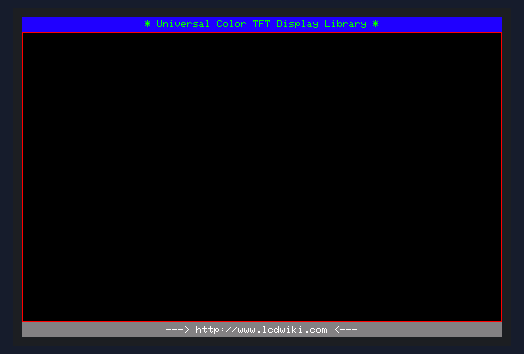
Simulated run of this sketch. Board: Arduino Uno, built with avr-gcc and run on an emulated ATmega328P. Parts: 480×320 colour display. What the sketch prints to the serial monitor is not drawn.

Above: at 0.5 s.
At 2.8 s:
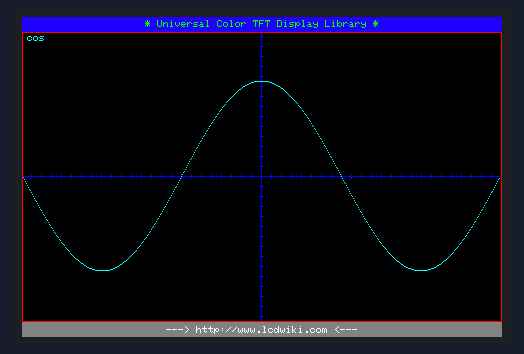
At 5.0 s:
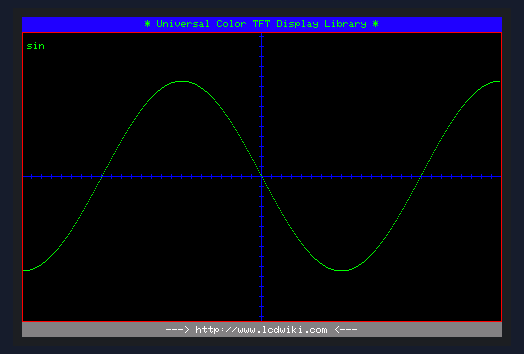
At 7.3 s:
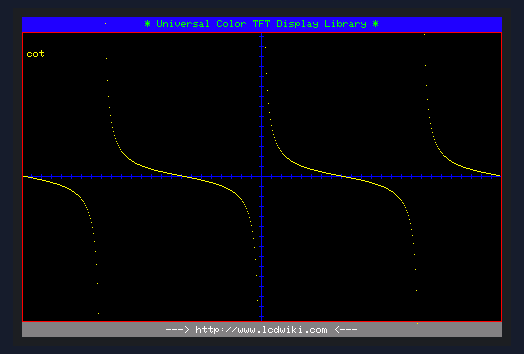
At 14.1 s:
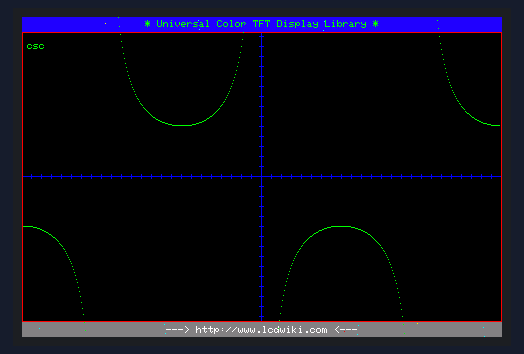
At 29.2 s:
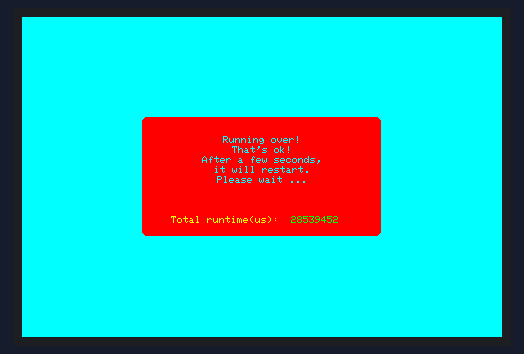

Measured:
- what the display in image 0 shows lasts 2.2 s, from 0.5 s to 2.7 s
- what the display in image 1 shows lasts 2.0 s, from 2.7 s to 4.7 s
- what the display in image 5 shows lasts 10.0 s, from 29.2 s to 39.2 s

The sketch:

sketch_mar19a23.ino
```cpp
#include <LCDWIKI_GUI.h> //Core graphics library
#include <LCDWIKI_KBV.h> //Hardware-specific library
//#include <MCUFRIEND_kbv.h>
//if the IC model is known or the modules is unreadable,you can use this constructed function
LCDWIKI_KBV my_lcd(ILI9486,A3,A2,A1,A0,A4); //model,cs,cd,wr,rd,reset
//MCUFRIEND_kbv tft;
//if the IC model is not known and the modules is readable,you can use this constructed function
//LCDWIKI_KBV my_lcd(320,480,A3,A2,A1,A0,A4);//width,height,cs,cd,wr,rd,reset

#define BLACK   0x0000
#define BLUE    0x001F
#define RED     0xF800
#define GREEN   0x07E0
#define CYAN    0x07FF
#define MAGENTA 0xF81F
#define YELLOW  0xFFE0
#define WHITE   0xFFFF
//#define tft     my_lcd

void show_string(uint8_t *str,int16_t x,int16_t y,uint8_t csize,uint16_t fc, uint16_t bc,boolean mode)
{
    my_lcd.Set_Text_Mode(mode);
    my_lcd.Set_Text_Size(csize);
    my_lcd.Set_Text_colour(fc);
    my_lcd.Set_Text_Back_colour(bc);
    my_lcd.Print_String(str,x,y);
}

//display main surface
unsigned long show_text(void)
{
    unsigned long time_start = micros();
    my_lcd.Set_Draw_color(32, 0,255);
    my_lcd.Fill_Rectangle(0, 0, my_lcd.Get_Display_Width()-1, 14);
    show_string("* Universal Color TFT Display Library *",CENTER,3,1,0x07E0, 0,1);

    my_lcd.Set_Draw_color(128, 128, 128);
    my_lcd.Fill_Rectangle(0, my_lcd.Get_Display_Height()-15, my_lcd.Get_Display_Width()-1, my_lcd.Get_Display_Height()-1);
    show_string("---> http://www.lcdwiki.com <---",CENTER,my_lcd.Get_Display_Height()-11,1,0xFFFF, 0,1);

    my_lcd.Set_Draw_color(255, 0, 0);
    my_lcd.Draw_Rectangle(0, 15, my_lcd.Get_Display_Width()-1, my_lcd.Get_Display_Height()-16);
    return micros() - time_start;
}

//display triangle functions -(sin)
unsigned long show_triangle_function_sin(void)
{
     uint16_t i;
     unsigned long time_start = micros();
     // Draw crosshairs
     my_lcd.Set_Draw_color(0, 0, 255);
     my_lcd.Draw_Fast_VLine(my_lcd.Get_Display_Width()/2-1, 16, my_lcd.Get_Display_Height()- 32);
     my_lcd.Draw_Fast_HLine(1, my_lcd.Get_Display_Height()/2-1, my_lcd.Get_Display_Width()-2);
     for(i = 1;i <= (my_lcd.Get_Display_Height()- 32)/2/10;i++)
     {
         my_lcd.Draw_Fast_HLine(my_lcd.Get_Display_Width()/2-1-2, my_lcd.Get_Display_Height()/2-1-i*10, 5);
         my_lcd.Draw_Fast_HLine(my_lcd.Get_Display_Width()/2-1-2, my_lcd.Get_Display_Height()/2-1+i*10, 5);
     }
     for(i = 1;i <= (my_lcd.Get_Display_Width()-2)/2/10;i++)
     {
         my_lcd.Draw_Fast_VLine(my_lcd.Get_Display_Width()/2-1-i*10, my_lcd.Get_Display_Height()/2-1-2, 5);
         my_lcd.Draw_Fast_VLine(my_lcd.Get_Display_Width()/2-1+i*10, my_lcd.Get_Display_Height()/2-1-2, 5);
     }

     // Draw sin lines
     show_string("cos",5,17,1,0x07FF, 0,0);
     my_lcd.Set_Draw_color(0, 255, 255);
     for (i=1; i<my_lcd.Get_Display_Width()-2; i++)
     {
        my_lcd.Draw_Pixel(i, my_lcd.Get_Display_Height()/2-1+(sin(((i*1.13)*3.14)/180)*95));
     }


     return micros()-time_start;
}

//display triangle functions -(cos)
unsigned long show_triangle_function_cos(void)
{
     uint16_t i;
     unsigned long time_start = micros();
     // Draw crosshairs
     my_lcd.Set_Draw_color(0, 0, 255);
     my_lcd.Draw_Fast_VLine(my_lcd.Get_Display_Width()/2-1, 16, my_lcd.Get_Display_Height()- 32);
     my_lcd.Draw_Fast_HLine(1, my_lcd.Get_Display_Height()/2-1, my_lcd.Get_Display_Width()-2);
     for(i = 1;i <= (my_lcd.Get_Display_Height()- 32)/2/10;i++)
     {
         my_lcd.Draw_Fast_HLine(my_lcd.Get_Display_Width()/2-1-2, my_lcd.Get_Display_Height()/2-1-i*10, 5);
         my_lcd.Draw_Fast_HLine(my_lcd.Get_Display_Width()/2-1-2, my_lcd.Get_Display_Height()/2-1+i*10, 5);
     }
     for(i = 1;i <= (my_lcd.Get_Display_Width()-2)/2/10;i++)
     {
         my_lcd.Draw_Fast_VLine(my_lcd.Get_Display_Width()/2-1-i*10, my_lcd.Get_Display_Height()/2-1-2, 5);
         my_lcd.Draw_Fast_VLine(my_lcd.Get_Display_Width()/2-1+i*10, my_lcd.Get_Display_Height()/2-1-2, 5);
     }

     // Draw cos lines
     show_string("sin",5,25,1,0x07E0, 0,0);
     my_lcd.Set_Draw_color(0, 255, 0);
     for (i=1; i<my_lcd.Get_Display_Width()-2; i++)
     {
        my_lcd.Draw_Pixel(i, my_lcd.Get_Display_Height()/2-1+(cos(((i*1.13)*3.14)/180)*95));
     }


     return micros()-time_start;
}

//display triangle functions -(tan)
unsigned long show_triangle_function_tan(void)
{
     uint16_t i;
     unsigned long time_start = micros();
     // Draw crosshairs
     my_lcd.Set_Draw_color(0, 0, 255);
     my_lcd.Draw_Fast_VLine(my_lcd.Get_Display_Width()/2-1, 16, my_lcd.Get_Display_Height()- 32);
     my_lcd.Draw_Fast_HLine(1, my_lcd.Get_Display_Height()/2-1, my_lcd.Get_Display_Width()-2);
     for(i = 1;i <= (my_lcd.Get_Display_Height()- 32)/2/10;i++)
     {
         my_lcd.Draw_Fast_HLine(my_lcd.Get_Display_Width()/2-1-2, my_lcd.Get_Display_Height()/2-1-i*10, 5);
         my_lcd.Draw_Fast_HLine(my_lcd.Get_Display_Width()/2-1-2, my_lcd.Get_Display_Height()/2-1+i*10, 5);
     }
     for(i = 1;i <= (my_lcd.Get_Display_Width()-2)/2/10;i++)
     {
         my_lcd.Draw_Fast_VLine(my_lcd.Get_Display_Width()/2-1-i*10, my_lcd.Get_Display_Height()/2-1-2, 5);
         my_lcd.Draw_Fast_VLine(my_lcd.Get_Display_Width()/2-1+i*10, my_lcd.Get_Display_Height()/2-1-2, 5);
     }

     // Draw tan lines
     show_string("cot",5,33,1,0xFFE0, 0,0);
     my_lcd.Set_Draw_color(255, 255, 0);
     for (i=1; i<my_lcd.Get_Display_Width()-2; i++)
     {
        my_lcd.Draw_Pixel(i,my_lcd.Get_Display_Height()/2-1+(tan(((i*1.13)*3.14)/180)*10));
     }


     return micros()-time_start;
}

//display triangle functions -(cot)
unsigned long show_triangle_function_cot(void)
{
     uint16_t i;
     unsigned long time_start = micros();
     // Draw crosshairs
     my_lcd.Set_Draw_color(0, 0, 255);
     my_lcd.Draw_Fast_VLine(my_lcd.Get_Display_Width()/2-1, 16, my_lcd.Get_Display_Height()- 32);
     my_lcd.Draw_Fast_HLine(1, my_lcd.Get_Display_Height()/2-1, my_lcd.Get_Display_Width()-2);
     for(i = 1;i <= (my_lcd.Get_Display_Height()- 32)/2/10;i++)
     {
         my_lcd.Draw_Fast_HLine(my_lcd.Get_Display_Width()/2-1-2, my_lcd.Get_Display_Height()/2-1-i*10, 5);
         my_lcd.Draw_Fast_HLine(my_lcd.Get_Display_Width()/2-1-2, my_lcd.Get_Display_Height()/2-1+i*10, 5);
     }
     for(i = 1;i <= (my_lcd.Get_Display_Width()-2)/2/10;i++)
     {
         my_lcd.Draw_Fast_VLine(my_lcd.Get_Display_Width()/2-1-i*10, my_lcd.Get_Display_Height()/2-1-2, 5);
         my_lcd.Draw_Fast_VLine(my_lcd.Get_Display_Width()/2-1+i*10, my_lcd.Get_Display_Height()/2-1-2, 5);
     }

     // Draw cot lines
     show_string("tan",5,41,1,0xF800, 0,0);
     my_lcd.Set_Draw_color(255, 0, 0);
     for (i=1; i<my_lcd.Get_Display_Width()-2; i++)
     {
        my_lcd.Draw_Pixel(i,my_lcd.Get_Display_Height()/2-1+1/(tan(((i*1.13)*3.14)/180)*0.1));
     }


     return micros()-time_start;
}

//display triangle functions -(csc)
unsigned long show_triangle_function_csc(void)
{
     uint16_t i;
     unsigned long time_start = micros();
     // Draw crosshairs
     my_lcd.Set_Draw_color(0, 0, 255);
     my_lcd.Draw_Fast_VLine(my_lcd.Get_Display_Width()/2-1, 16, my_lcd.Get_Display_Height()- 32);
     my_lcd.Draw_Fast_HLine(1, my_lcd.Get_Display_Height()/2-1, my_lcd.Get_Display_Width()-2);
     for(i = 1;i <= (my_lcd.Get_Display_Height()- 32)/2/10;i++)
     {
         my_lcd.Draw_Fast_HLine(my_lcd.Get_Display_Width()/2-1-2, my_lcd.Get_Display_Height()/2-1-i*10, 5);
         my_lcd.Draw_Fast_HLine(my_lcd.Get_Display_Width()/2-1-2, my_lcd.Get_Display_Height()/2-1+i*10, 5);
     }
     for(i = 1;i <= (my_lcd.Get_Display_Width()-2)/2/10;i++)
     {
         my_lcd.Draw_Fast_VLine(my_lcd.Get_Display_Width()/2-1-i*10, my_lcd.Get_Display_Height()/2-1-2, 5);
         my_lcd.Draw_Fast_VLine(my_lcd.Get_Display_Width()/2-1+i*10, my_lcd.Get_Display_Height()/2-1-2, 5);
     }

     // Draw csc lines
     show_string("sec",5,17,1,0x07FF, 0,0);
     my_lcd.Set_Draw_color(0, 255, 255);
     for (i=1; i<my_lcd.Get_Display_Width()-2; i++)
     {
        my_lcd.Draw_Pixel(i, my_lcd.Get_Display_Height()/2-1+(50/(sin(((i*1.13)*3.14)/180))));
     }


     return micros()-time_start;
}

//display triangle functions -(sec)
unsigned long show_triangle_function_sec(void)
{
     uint16_t i;
     unsigned long time_start = micros();
     // Draw crosshairs
     my_lcd.Set_Draw_color(0, 0, 255);
     my_lcd.Draw_Fast_VLine(my_lcd.Get_Display_Width()/2-1, 16, my_lcd.Get_Display_Height()- 32);
     my_lcd.Draw_Fast_HLine(1, my_lcd.Get_Display_Height()/2-1, my_lcd.Get_Display_Width()-2);
     for(i = 1;i <= (my_lcd.Get_Display_Height()- 32)/2/10;i++)
     {
         my_lcd.Draw_Fast_HLine(my_lcd.Get_Display_Width()/2-1-2, my_lcd.Get_Display_Height()/2-1-i*10, 5);
         my_lcd.Draw_Fast_HLine(my_lcd.Get_Display_Width()/2-1-2, my_lcd.Get_Display_Height()/2-1+i*10, 5);
     }
     for(i = 1;i <= (my_lcd.Get_Display_Width()-2)/2/10;i++)
     {
         my_lcd.Draw_Fast_VLine(my_lcd.Get_Display_Width()/2-1-i*10, my_lcd.Get_Display_Height()/2-1-2, 5);
         my_lcd.Draw_Fast_VLine(my_lcd.Get_Display_Width()/2-1+i*10, my_lcd.Get_Display_Height()/2-1-2, 5);
     }

     // Draw sec lines
     show_string("csc",5,25,1,0x07E0, 0,0);
     my_lcd.Set_Draw_color(0, 255, 0);
     for (i=1; i<my_lcd.Get_Display_Width()-2; i++)
     {
        my_lcd.Draw_Pixel(i, my_lcd.Get_Display_Height()/2-1+50/(cos(((i*1.13)*3.14)/180)));
     }


     return micros()-time_start;
}

// Draw a moving sinewave
unsigned long show_sinewave(void)
{
   uint16_t x = 1,i,y;
   uint8_t buf[my_lcd.Get_Display_Width()-2];
   unsigned long time_start = micros();
   int16_t t=15;
   float k=0.7;

   my_lcd.Set_Draw_color(0, 0, 255);
   my_lcd.Draw_Fast_VLine(my_lcd.Get_Display_Width()/2-1, 16, my_lcd.Get_Display_Height()- 32);
   my_lcd.Draw_Fast_HLine(1, my_lcd.Get_Display_Height()/2-1, my_lcd.Get_Display_Width()-2);
   for (i=1; i<((my_lcd.Get_Display_Width()-2)*t); i++)
   {
      x++;
      if (x==my_lcd.Get_Display_Width()-1)
      {
          x=1;
      }
      if (i>my_lcd.Get_Display_Width()-1)
      {
          if ((x==my_lcd.Get_Display_Width()/2-1)||(buf[x-1]==my_lcd.Get_Display_Height()/2-1))
          {
              my_lcd.Set_Draw_color(0, 0, 255);
          }
          else
          {
             my_lcd.Set_Draw_color(0, 0, 0);
          }
          my_lcd.Draw_Pixel(x,buf[x-1]);
    }
    my_lcd.Set_Draw_color(255, 64, 255);
    y=my_lcd.Get_Display_Height()/2-1+(sin(((i*k)*3.14)/180)*(90-(i/100)));
    my_lcd.Draw_Pixel(x,y);
    buf[x-1]=y;
  }
  return micros()- time_start;
}

// Draw a moving cosinewave
unsigned long show_cosinewave(void)
{
   uint16_t x = 1,i,y;
   uint8_t buf[my_lcd.Get_Display_Width()-2];
   unsigned long time_start = micros();
   int16_t t=15;
   float k=0.7;

   my_lcd.Set_Draw_color(0, 0, 255);
   my_lcd.Draw_Fast_VLine(my_lcd.Get_Display_Width()/2-1, 16, my_lcd.Get_Display_Height()- 32);
   my_lcd.Draw_Fast_HLine(1, my_lcd.Get_Display_Height()/2-1, my_lcd.Get_Display_Width()-2);
   for (i=1; i<((my_lcd.Get_Display_Width()-2)*t); i++)
   {
      x++;
      if (x==my_lcd.Get_Display_Width()-1)
      {
          x=1;
      }
      if (i>my_lcd.Get_Display_Width()-1)
      {
          if ((x==my_lcd.Get_Display_Width()/2-1)||(buf[x-1]==my_lcd.Get_Display_Height()/2-1))
          {
              my_lcd.Set_Draw_color(0, 0, 255);
          }
          else
          {
             my_lcd.Set_Draw_color(0, 0, 0);
          }
          my_lcd.Draw_Pixel(x,buf[x-1]);
    }
    //my_lcd.Set_Draw_color(255, 64, 255);
    my_lcd.Set_Draw_color(0, 255, 0);
    y=my_lcd.Get_Display_Height()/2-1+(cos(((i*k)*3.14)/180)*(90-(i/100)));
    my_lcd.Draw_Pixel(x,y);
    buf[x-1]=y;
  }
  return micros()- time_start;
}

//Clear the screen
void clear_screen(void)
{
   delay(2000);
   my_lcd.Set_Draw_color(0, 0, 0);
   my_lcd.Fill_Rectangle(1, 16, my_lcd.Get_Display_Width()-2, my_lcd.Get_Display_Height()-17);
}

unsigned long (*show_function[])(void) =
 {
                                          show_text,
                                          show_triangle_function_sin,
                                          show_triangle_function_cos,
                                          show_triangle_function_tan,
                                          show_triangle_function_cot,
                                          show_triangle_function_csc,
                                          show_triangle_function_sec,
                                          show_sinewave,
                                          show_cosinewave,
                                          };
uint8_t *show_str[]=
 {
                       "show text                        :",
                       "show triangle function_sin       :",
                       "show triangle function_cos       :",
                       "show triangle function_tan       :",
                       "show triangle function_cot       :",
                       "show triangle function_csc       :",
                       "show triangle function_sec       :",
                       "show sinewave                    :",
                       "show cosinewave                  :",
                     };

//display the running time of programs
unsigned long show_total_time(void)
{
     uint16_t i;
     unsigned long buf[9];
     unsigned long time_start = micros();
     for(i = 0;i< 9;i++)
     {
        buf[i] = show_function[i]();
        clear_screen();
     }
     for(i = 0;i<9; i++)
     {
         show_string(show_str[i],(my_lcd.Get_Display_Width()-260)/2-1,(my_lcd.Get_Display_Height()-150)/2+i*10-1,1,0xFD20, 0,1);
         my_lcd.Set_Text_colour(0, 255, 0);
         my_lcd.Print_Number_Int(buf[i], (my_lcd.Get_Display_Width()-260)/2-1+200, (my_lcd.Get_Display_Height()-150)/2+i*10-1, 0, ' ', 10);
     }
     delay(5000);
     return micros()- time_start;
}

//display ending and total running time
void show_end(unsigned long run_time)
{
    my_lcd.Fill_Screen(0, 255, 255);
    my_lcd.Set_Draw_color(255, 0, 0);
    my_lcd.Fill_Round_Rectangle(my_lcd.Get_Display_Width()/2-1-120+1, my_lcd.Get_Display_Height()/2-1-60+1, my_lcd.Get_Display_Width()/2-1+120-1, my_lcd.Get_Display_Height()/2-1+60-1,5);
    my_lcd.Set_Text_colour(0, 255, 255);
    my_lcd.Set_Text_Size(1);
    my_lcd.Set_Text_Mode(1);
    my_lcd.Print_String("Running over!", CENTER, my_lcd.Get_Display_Height()/2-1-40);
    my_lcd.Print_String("That's ok!", CENTER, my_lcd.Get_Display_Height()/2-1-30);
    my_lcd.Print_String("After a few seconds,", CENTER, my_lcd.Get_Display_Height()/2-1-20);
    my_lcd.Print_String("it will restart.", CENTER, my_lcd.Get_Display_Height()/2-1-10);
    my_lcd.Print_String("Please wait ...", CENTER, my_lcd.Get_Display_Height()/2-1);
    my_lcd.Set_Text_colour(255, 255, 0);
    my_lcd.Print_String("Total runtime(us):  ", my_lcd.Get_Display_Width()/2-1-90, my_lcd.Get_Display_Height()/2-1+40);
    my_lcd.Set_Text_colour(0, 255, 0);
    my_lcd.Print_Number_Int(run_time, my_lcd.Get_Display_Width()/2-1+30, my_lcd.Get_Display_Height()/2-1+40, 0, ' ', 10);
    delay(10000);
}

void setup()
{
  Serial.begin(9600);
  my_lcd.Init_LCD();
  Serial.println(my_lcd.Read_ID(), HEX);

  my_lcd.Fill_Screen(0x0);
  my_lcd.Set_Rotation(1);
}

void loop()
{
    unsigned long total_time;
    my_lcd.Fill_Screen(0x0);
    total_time = show_total_time();
    show_end(total_time);
}
```
